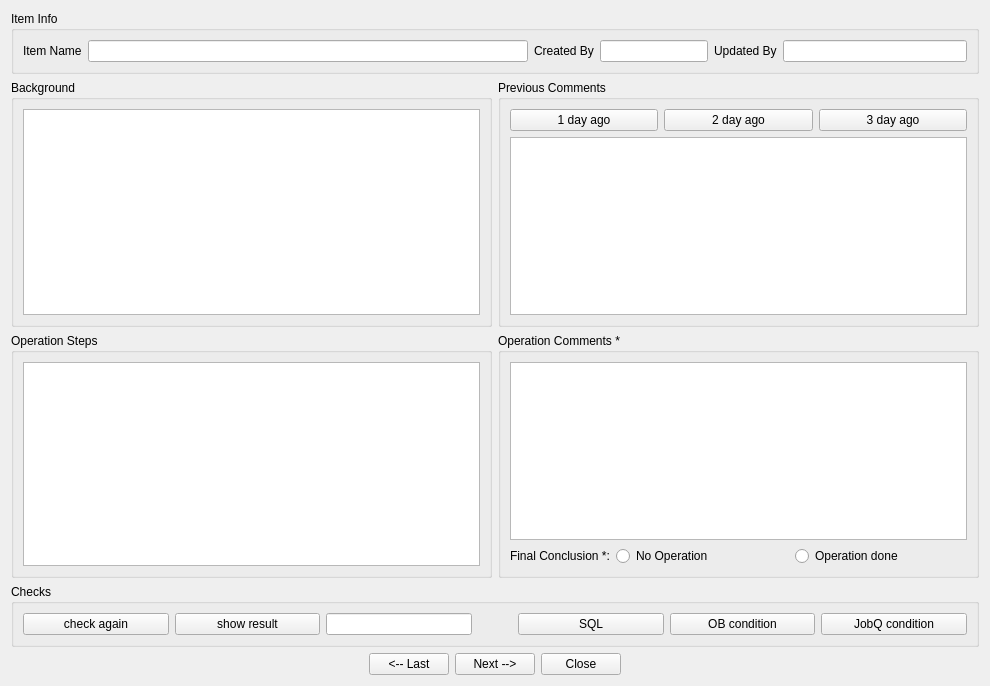
<?xml version="1.0" encoding="UTF-8"?>
<ui version="4.0">
 <class>Form</class>
 <widget class="QWidget" name="Form">
  <property name="windowModality">
   <enum>Qt::ApplicationModal</enum>
  </property>
  <property name="geometry">
   <rect>
    <x>0</x>
    <y>0</y>
    <width>990</width>
    <height>686</height>
   </rect>
  </property>
  <property name="windowTitle">
   <string>Further Check</string>
  </property>
  <layout class="QGridLayout" name="gridLayout">
   <item row="0" column="0" colspan="2">
    <widget class="QGroupBox" name="groupBox_6">
     <property name="title">
      <string>Item Info</string>
     </property>
     <layout class="QHBoxLayout" name="horizontalLayout_10" stretch="2,0,1">
      <item>
       <layout class="QHBoxLayout" name="horizontalLayout_4">
        <item>
         <widget class="QLabel" name="label_4">
          <property name="text">
           <string>Item Name</string>
          </property>
         </widget>
        </item>
        <item>
         <widget class="QLineEdit" name="line_itemname"/>
        </item>
       </layout>
      </item>
      <item>
       <layout class="QHBoxLayout" name="horizontalLayout_5">
        <item>
         <widget class="QLabel" name="label_6">
          <property name="text">
           <string>Created By</string>
          </property>
         </widget>
        </item>
        <item>
         <widget class="QLineEdit" name="line_createdby"/>
        </item>
       </layout>
      </item>
      <item>
       <layout class="QHBoxLayout" name="horizontalLayout_6">
        <item>
         <widget class="QLabel" name="label_7">
          <property name="text">
           <string>Updated By</string>
          </property>
         </widget>
        </item>
        <item>
         <widget class="QLineEdit" name="line_updatedby">
          <property name="text">
           <string/>
          </property>
         </widget>
        </item>
       </layout>
      </item>
     </layout>
    </widget>
   </item>
   <item row="1" column="0">
    <widget class="QGroupBox" name="groupBox_2">
     <property name="title">
      <string>Background</string>
     </property>
     <layout class="QVBoxLayout" name="verticalLayout">
      <item>
       <widget class="QTextBrowser" name="textBackgrd"/>
      </item>
     </layout>
    </widget>
   </item>
   <item row="1" column="1">
    <widget class="QGroupBox" name="groupBox">
     <property name="title">
      <string>Previous Comments</string>
     </property>
     <layout class="QVBoxLayout" name="verticalLayout_4">
      <item>
       <layout class="QHBoxLayout" name="horizontalLayout">
        <item>
         <widget class="QPushButton" name="btn_day1ago">
          <property name="text">
           <string>1 day ago</string>
          </property>
         </widget>
        </item>
        <item>
         <widget class="QPushButton" name="btn_day2ago">
          <property name="text">
           <string>2 day ago</string>
          </property>
         </widget>
        </item>
        <item>
         <widget class="QPushButton" name="btn_day3ago">
          <property name="text">
           <string>3 day ago</string>
          </property>
         </widget>
        </item>
       </layout>
      </item>
      <item>
       <widget class="QTextBrowser" name="textPreComment"/>
      </item>
     </layout>
    </widget>
   </item>
   <item row="2" column="0">
    <widget class="QGroupBox" name="groupBox_3">
     <property name="title">
      <string>Operation Steps</string>
     </property>
     <layout class="QVBoxLayout" name="verticalLayout_2">
      <item>
       <widget class="QTextBrowser" name="textOperations"/>
      </item>
     </layout>
    </widget>
   </item>
   <item row="2" column="1">
    <widget class="QGroupBox" name="groupBox_5">
     <property name="title">
      <string>Operation Comments *</string>
     </property>
     <layout class="QVBoxLayout" name="verticalLayout_5">
      <item>
       <widget class="QTextEdit" name="textComments"/>
      </item>
      <item>
       <layout class="QHBoxLayout" name="horizontalLayout_2" stretch="1,2,2">
        <item>
         <widget class="QLabel" name="label_8">
          <property name="text">
           <string>Final Conclusion *:</string>
          </property>
         </widget>
        </item>
        <item>
         <widget class="QRadioButton" name="radioNoOp">
          <property name="text">
           <string>No Operation</string>
          </property>
         </widget>
        </item>
        <item>
         <widget class="QRadioButton" name="radioOpDone">
          <property name="text">
           <string>Operation done</string>
          </property>
         </widget>
        </item>
       </layout>
      </item>
     </layout>
    </widget>
   </item>
   <item row="3" column="0" colspan="2">
    <widget class="QGroupBox" name="groupBox_4">
     <property name="title">
      <string>Checks</string>
     </property>
     <layout class="QHBoxLayout" name="horizontalLayout_8" stretch="1,0,1">
      <item>
       <layout class="QHBoxLayout" name="horizontalLayout_7" stretch="1,1,1">
        <item>
         <widget class="QPushButton" name="btn_check">
          <property name="text">
           <string>check again</string>
          </property>
         </widget>
        </item>
        <item>
         <widget class="QPushButton" name="btn_result">
          <property name="text">
           <string>show result</string>
          </property>
         </widget>
        </item>
        <item>
         <widget class="QLineEdit" name="line_num">
          <property name="alignment">
           <set>Qt::AlignCenter</set>
          </property>
         </widget>
        </item>
       </layout>
      </item>
      <item>
       <spacer name="horizontalSpacer">
        <property name="orientation">
         <enum>Qt::Horizontal</enum>
        </property>
        <property name="sizeHint" stdset="0">
         <size>
          <width>40</width>
          <height>20</height>
         </size>
        </property>
       </spacer>
      </item>
      <item>
       <layout class="QHBoxLayout" name="horizontalLayout_9" stretch="1,1,1">
        <item>
         <widget class="QPushButton" name="btn_SQL">
          <property name="text">
           <string>SQL</string>
          </property>
         </widget>
        </item>
        <item>
         <widget class="QPushButton" name="btn_ob">
          <property name="text">
           <string>OB condition</string>
          </property>
         </widget>
        </item>
        <item>
         <widget class="QPushButton" name="btn_jobq">
          <property name="text">
           <string>JobQ condition</string>
          </property>
         </widget>
        </item>
       </layout>
      </item>
     </layout>
    </widget>
   </item>
   <item row="4" column="0" colspan="2">
    <layout class="QHBoxLayout" name="horizontalLayout_3">
     <item>
      <spacer name="horizontalSpacer_2">
       <property name="orientation">
        <enum>Qt::Horizontal</enum>
       </property>
       <property name="sizeHint" stdset="0">
        <size>
         <width>40</width>
         <height>20</height>
        </size>
       </property>
      </spacer>
     </item>
     <item>
      <widget class="QPushButton" name="btn_last">
       <property name="text">
        <string>&lt;-- Last</string>
       </property>
      </widget>
     </item>
     <item>
      <widget class="QPushButton" name="btn_next">
       <property name="text">
        <string>Next --&gt;</string>
       </property>
      </widget>
     </item>
     <item>
      <widget class="QPushButton" name="btn_close">
       <property name="text">
        <string>Close</string>
       </property>
      </widget>
     </item>
     <item>
      <spacer name="horizontalSpacer_3">
       <property name="orientation">
        <enum>Qt::Horizontal</enum>
       </property>
       <property name="sizeHint" stdset="0">
        <size>
         <width>40</width>
         <height>20</height>
        </size>
       </property>
      </spacer>
     </item>
    </layout>
   </item>
  </layout>
 </widget>
 <resources/>
 <connections/>
</ui>
